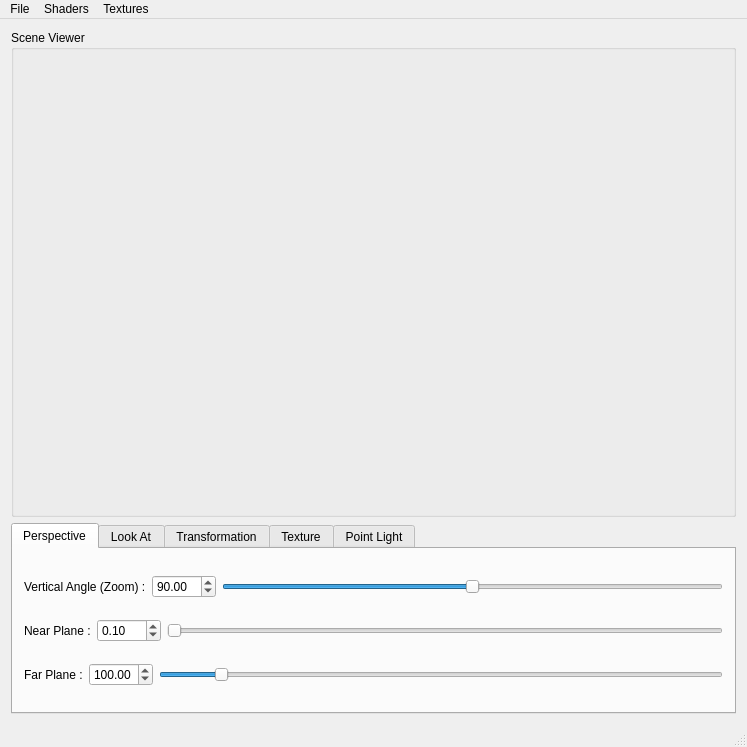
<?xml version="1.0" encoding="UTF-8"?>
<ui version="4.0">
 <class>MainWindow</class>
 <widget class="QMainWindow" name="MainWindow">
  <property name="geometry">
   <rect>
    <x>0</x>
    <y>0</y>
    <width>747</width>
    <height>747</height>
   </rect>
  </property>
  <property name="windowTitle">
   <string>MainWindow</string>
  </property>
  <widget class="QWidget" name="centralWidget">
   <layout class="QGridLayout" name="gridLayout">
    <item row="0" column="0">
     <widget class="QGroupBox" name="groupBox">
      <property name="sizePolicy">
       <sizepolicy hsizetype="Preferred" vsizetype="Expanding">
        <horstretch>0</horstretch>
        <verstretch>0</verstretch>
       </sizepolicy>
      </property>
      <property name="title">
       <string>Scene Viewer</string>
      </property>
      <layout class="QGridLayout" name="gridLayout_2"/>
     </widget>
    </item>
    <item row="1" column="0">
     <widget class="QTabWidget" name="mainTabs">
      <property name="sizePolicy">
       <sizepolicy hsizetype="Expanding" vsizetype="Fixed">
        <horstretch>0</horstretch>
        <verstretch>0</verstretch>
       </sizepolicy>
      </property>
      <property name="currentIndex">
       <number>0</number>
      </property>
      <widget class="QWidget" name="perspectiveTab">
       <attribute name="title">
        <string>Perspective</string>
       </attribute>
       <layout class="QGridLayout" name="gridLayout_7">
        <item row="0" column="0">
         <layout class="QHBoxLayout" name="horizontalLayout_2">
          <item>
           <widget class="QLabel" name="label">
            <property name="sizePolicy">
             <sizepolicy hsizetype="Fixed" vsizetype="Preferred">
              <horstretch>0</horstretch>
              <verstretch>0</verstretch>
             </sizepolicy>
            </property>
            <property name="text">
             <string>Vertical Angle (Zoom) :</string>
            </property>
           </widget>
          </item>
          <item>
           <widget class="QDoubleSpinBox" name="persVerticalAngleSpin">
            <property name="decimals">
             <number>2</number>
            </property>
            <property name="minimum">
             <double>0.000000000000000</double>
            </property>
            <property name="maximum">
             <double>180.000000000000000</double>
            </property>
            <property name="singleStep">
             <double>0.100000000000000</double>
            </property>
            <property name="value">
             <double>90.000000000000000</double>
            </property>
           </widget>
          </item>
          <item>
           <widget class="QSlider" name="persVerticalAngleSlider">
            <property name="maximum">
             <number>18000</number>
            </property>
            <property name="pageStep">
             <number>10</number>
            </property>
            <property name="value">
             <number>9000</number>
            </property>
            <property name="sliderPosition">
             <number>9000</number>
            </property>
            <property name="orientation">
             <enum>Qt::Horizontal</enum>
            </property>
           </widget>
          </item>
         </layout>
        </item>
        <item row="1" column="0">
         <layout class="QHBoxLayout" name="horizontalLayout_4">
          <item>
           <widget class="QLabel" name="label_3">
            <property name="sizePolicy">
             <sizepolicy hsizetype="Fixed" vsizetype="Preferred">
              <horstretch>0</horstretch>
              <verstretch>0</verstretch>
             </sizepolicy>
            </property>
            <property name="text">
             <string>Near Plane :</string>
            </property>
           </widget>
          </item>
          <item>
           <widget class="QDoubleSpinBox" name="persNearSpin">
            <property name="decimals">
             <number>2</number>
            </property>
            <property name="minimum">
             <double>0.000000000000000</double>
            </property>
            <property name="maximum">
             <double>999.000000000000000</double>
            </property>
            <property name="singleStep">
             <double>0.100000000000000</double>
            </property>
            <property name="value">
             <double>0.100000000000000</double>
            </property>
           </widget>
          </item>
          <item>
           <widget class="QSlider" name="persNearSlider">
            <property name="maximum">
             <number>99900</number>
            </property>
            <property name="value">
             <number>10</number>
            </property>
            <property name="orientation">
             <enum>Qt::Horizontal</enum>
            </property>
           </widget>
          </item>
         </layout>
        </item>
        <item row="2" column="0">
         <layout class="QHBoxLayout" name="horizontalLayout_5">
          <item>
           <widget class="QLabel" name="label_4">
            <property name="sizePolicy">
             <sizepolicy hsizetype="Fixed" vsizetype="Preferred">
              <horstretch>0</horstretch>
              <verstretch>0</verstretch>
             </sizepolicy>
            </property>
            <property name="text">
             <string>Far Plane :</string>
            </property>
           </widget>
          </item>
          <item>
           <widget class="QDoubleSpinBox" name="persFarSpin">
            <property name="minimum">
             <double>0.000000000000000</double>
            </property>
            <property name="maximum">
             <double>999.000000000000000</double>
            </property>
            <property name="singleStep">
             <double>0.100000000000000</double>
            </property>
            <property name="value">
             <double>100.000000000000000</double>
            </property>
           </widget>
          </item>
          <item>
           <widget class="QSlider" name="persFarSlider">
            <property name="maximum">
             <number>99900</number>
            </property>
            <property name="value">
             <number>10000</number>
            </property>
            <property name="orientation">
             <enum>Qt::Horizontal</enum>
            </property>
           </widget>
          </item>
         </layout>
        </item>
       </layout>
      </widget>
      <widget class="QWidget" name="lookAtTab">
       <attribute name="title">
        <string>Look At</string>
       </attribute>
       <layout class="QGridLayout" name="gridLayout_3">
        <item row="0" column="0">
         <layout class="QHBoxLayout" name="horizontalLayout_6">
          <item>
           <widget class="QLabel" name="label_5">
            <property name="sizePolicy">
             <sizepolicy hsizetype="Fixed" vsizetype="Preferred">
              <horstretch>0</horstretch>
              <verstretch>0</verstretch>
             </sizepolicy>
            </property>
            <property name="text">
             <string>Eye (X,Y,Z) :</string>
            </property>
           </widget>
          </item>
          <item>
           <widget class="QDoubleSpinBox" name="lookEyeXSpin">
            <property name="minimum">
             <double>-99999.000000000000000</double>
            </property>
            <property name="maximum">
             <double>99999.000000000000000</double>
            </property>
            <property name="singleStep">
             <double>0.100000000000000</double>
            </property>
            <property name="value">
             <double>0.000000000000000</double>
            </property>
           </widget>
          </item>
          <item>
           <widget class="QDoubleSpinBox" name="lookEyeYSpin">
            <property name="minimum">
             <double>-99999.000000000000000</double>
            </property>
            <property name="maximum">
             <double>99999.000000000000000</double>
            </property>
            <property name="singleStep">
             <double>0.100000000000000</double>
            </property>
            <property name="value">
             <double>0.000000000000000</double>
            </property>
           </widget>
          </item>
          <item>
           <widget class="QDoubleSpinBox" name="lookEyeZSpin">
            <property name="minimum">
             <double>-99999.000000000000000</double>
            </property>
            <property name="maximum">
             <double>99999.000000000000000</double>
            </property>
            <property name="singleStep">
             <double>0.100000000000000</double>
            </property>
            <property name="value">
             <double>1.000000000000000</double>
            </property>
           </widget>
          </item>
         </layout>
        </item>
        <item row="1" column="0">
         <layout class="QHBoxLayout" name="horizontalLayout_7">
          <item>
           <widget class="QLabel" name="label_6">
            <property name="sizePolicy">
             <sizepolicy hsizetype="Fixed" vsizetype="Preferred">
              <horstretch>0</horstretch>
              <verstretch>0</verstretch>
             </sizepolicy>
            </property>
            <property name="text">
             <string>Center (X,Y,Z) :</string>
            </property>
           </widget>
          </item>
          <item>
           <widget class="QDoubleSpinBox" name="lookCenterXSpin">
            <property name="minimum">
             <double>-99999.000000000000000</double>
            </property>
            <property name="maximum">
             <double>99999.000000000000000</double>
            </property>
            <property name="singleStep">
             <double>0.100000000000000</double>
            </property>
           </widget>
          </item>
          <item>
           <widget class="QDoubleSpinBox" name="lookCenterYSpin">
            <property name="minimum">
             <double>-99999.000000000000000</double>
            </property>
            <property name="maximum">
             <double>99999.000000000000000</double>
            </property>
            <property name="singleStep">
             <double>0.100000000000000</double>
            </property>
           </widget>
          </item>
          <item>
           <widget class="QDoubleSpinBox" name="lookCenterZSpin">
            <property name="minimum">
             <double>-99999.000000000000000</double>
            </property>
            <property name="maximum">
             <double>99999.000000000000000</double>
            </property>
            <property name="singleStep">
             <double>0.100000000000000</double>
            </property>
           </widget>
          </item>
         </layout>
        </item>
        <item row="2" column="0">
         <layout class="QHBoxLayout" name="horizontalLayout_8">
          <item>
           <widget class="QLabel" name="label_7">
            <property name="sizePolicy">
             <sizepolicy hsizetype="Fixed" vsizetype="Preferred">
              <horstretch>0</horstretch>
              <verstretch>0</verstretch>
             </sizepolicy>
            </property>
            <property name="text">
             <string>Up (X,Y,Z) :</string>
            </property>
           </widget>
          </item>
          <item>
           <widget class="QDoubleSpinBox" name="lookUpXSpin">
            <property name="minimum">
             <double>-99999.000000000000000</double>
            </property>
            <property name="maximum">
             <double>99999.000000000000000</double>
            </property>
            <property name="singleStep">
             <double>0.100000000000000</double>
            </property>
           </widget>
          </item>
          <item>
           <widget class="QDoubleSpinBox" name="lookUpYSpin">
            <property name="minimum">
             <double>-99999.000000000000000</double>
            </property>
            <property name="maximum">
             <double>99999.000000000000000</double>
            </property>
            <property name="singleStep">
             <double>0.100000000000000</double>
            </property>
            <property name="value">
             <double>1.000000000000000</double>
            </property>
           </widget>
          </item>
          <item>
           <widget class="QDoubleSpinBox" name="lookUpZSpin">
            <property name="minimum">
             <double>-99999.000000000000000</double>
            </property>
            <property name="maximum">
             <double>99999.000000000000000</double>
            </property>
            <property name="singleStep">
             <double>0.100000000000000</double>
            </property>
           </widget>
          </item>
         </layout>
        </item>
       </layout>
      </widget>
      <widget class="QWidget" name="transformTab">
       <attribute name="title">
        <string>Transformation</string>
       </attribute>
       <layout class="QGridLayout" name="gridLayout_4">
        <item row="0" column="0">
         <layout class="QHBoxLayout" name="horizontalLayout_9">
          <item>
           <widget class="QLabel" name="label_8">
            <property name="sizePolicy">
             <sizepolicy hsizetype="Fixed" vsizetype="Preferred">
              <horstretch>0</horstretch>
              <verstretch>0</verstretch>
             </sizepolicy>
            </property>
            <property name="text">
             <string>Scale :</string>
            </property>
           </widget>
          </item>
          <item>
           <widget class="QDoubleSpinBox" name="scaleSpin">
            <property name="minimum">
             <double>-99999.000000000000000</double>
            </property>
            <property name="maximum">
             <double>99999.000000000000000</double>
            </property>
            <property name="singleStep">
             <double>0.100000000000000</double>
            </property>
            <property name="value">
             <double>1.000000000000000</double>
            </property>
           </widget>
          </item>
         </layout>
        </item>
        <item row="1" column="0">
         <layout class="QHBoxLayout" name="horizontalLayout_10">
          <item>
           <widget class="QLabel" name="label_9">
            <property name="sizePolicy">
             <sizepolicy hsizetype="Fixed" vsizetype="Preferred">
              <horstretch>0</horstretch>
              <verstretch>0</verstretch>
             </sizepolicy>
            </property>
            <property name="text">
             <string>Translate (X,Y,Z) :</string>
            </property>
           </widget>
          </item>
          <item>
           <widget class="QDoubleSpinBox" name="translateXSpin">
            <property name="minimum">
             <double>-99999.000000000000000</double>
            </property>
            <property name="maximum">
             <double>99999.000000000000000</double>
            </property>
            <property name="singleStep">
             <double>0.100000000000000</double>
            </property>
           </widget>
          </item>
          <item>
           <widget class="QDoubleSpinBox" name="translateYSpin">
            <property name="minimum">
             <double>-99999.000000000000000</double>
            </property>
            <property name="maximum">
             <double>99999.000000000000000</double>
            </property>
            <property name="singleStep">
             <double>0.100000000000000</double>
            </property>
           </widget>
          </item>
          <item>
           <widget class="QDoubleSpinBox" name="translateZSpin">
            <property name="minimum">
             <double>-99999.000000000000000</double>
            </property>
            <property name="maximum">
             <double>99999.000000000000000</double>
            </property>
            <property name="singleStep">
             <double>0.100000000000000</double>
            </property>
           </widget>
          </item>
         </layout>
        </item>
        <item row="4" column="0">
         <layout class="QHBoxLayout" name="horizontalLayout_11">
          <item>
           <spacer name="horizontalSpacer">
            <property name="orientation">
             <enum>Qt::Horizontal</enum>
            </property>
            <property name="sizeType">
             <enum>QSizePolicy::Maximum</enum>
            </property>
            <property name="sizeHint" stdset="0">
             <size>
              <width>19</width>
              <height>20</height>
             </size>
            </property>
           </spacer>
          </item>
          <item>
           <widget class="QLabel" name="label_10">
            <property name="sizePolicy">
             <sizepolicy hsizetype="Fixed" vsizetype="Preferred">
              <horstretch>0</horstretch>
              <verstretch>0</verstretch>
             </sizepolicy>
            </property>
            <property name="text">
             <string>Axis (X,Y,Z) :</string>
            </property>
           </widget>
          </item>
          <item>
           <widget class="QDoubleSpinBox" name="rotateXSpin">
            <property name="minimum">
             <double>-99999.000000000000000</double>
            </property>
            <property name="maximum">
             <double>99999.000000000000000</double>
            </property>
            <property name="singleStep">
             <double>0.100000000000000</double>
            </property>
           </widget>
          </item>
          <item>
           <widget class="QDoubleSpinBox" name="rotateYSpin">
            <property name="minimum">
             <double>-99999.000000000000000</double>
            </property>
            <property name="maximum">
             <double>99999.000000000000000</double>
            </property>
            <property name="singleStep">
             <double>0.100000000000000</double>
            </property>
           </widget>
          </item>
          <item>
           <widget class="QDoubleSpinBox" name="rotateZSpin">
            <property name="minimum">
             <double>-99999.000000000000000</double>
            </property>
            <property name="maximum">
             <double>99999.000000000000000</double>
            </property>
            <property name="singleStep">
             <double>0.100000000000000</double>
            </property>
           </widget>
          </item>
         </layout>
        </item>
        <item row="5" column="0">
         <layout class="QHBoxLayout" name="horizontalLayout_3">
          <item>
           <spacer name="horizontalSpacer_2">
            <property name="orientation">
             <enum>Qt::Horizontal</enum>
            </property>
            <property name="sizeType">
             <enum>QSizePolicy::Maximum</enum>
            </property>
            <property name="sizeHint" stdset="0">
             <size>
              <width>19</width>
              <height>20</height>
             </size>
            </property>
           </spacer>
          </item>
          <item>
           <widget class="QLabel" name="label_14">
            <property name="text">
             <string>Angle (-360 : +360) :</string>
            </property>
           </widget>
          </item>
          <item>
           <widget class="QDoubleSpinBox" name="rotateAngleSpin">
            <property name="minimum">
             <double>-99999.000000000000000</double>
            </property>
            <property name="maximum">
             <double>99999.000000000000000</double>
            </property>
            <property name="singleStep">
             <double>0.100000000000000</double>
            </property>
           </widget>
          </item>
          <item>
           <widget class="QSlider" name="rotateAngleSlider">
            <property name="minimum">
             <number>-3600</number>
            </property>
            <property name="maximum">
             <number>3600</number>
            </property>
            <property name="orientation">
             <enum>Qt::Horizontal</enum>
            </property>
           </widget>
          </item>
         </layout>
        </item>
        <item row="2" column="0">
         <widget class="Line" name="line">
          <property name="orientation">
           <enum>Qt::Horizontal</enum>
          </property>
         </widget>
        </item>
        <item row="3" column="0">
         <widget class="QLabel" name="label_15">
          <property name="text">
           <string>Rotate:</string>
          </property>
         </widget>
        </item>
       </layout>
      </widget>
      <widget class="QWidget" name="textureTab">
       <attribute name="title">
        <string>Texture</string>
       </attribute>
       <layout class="QGridLayout" name="gridLayout_6">
        <item row="0" column="0">
         <layout class="QHBoxLayout" name="horizontalLayout">
          <item>
           <widget class="QLabel" name="label_2">
            <property name="text">
             <string>Texture File :</string>
            </property>
           </widget>
          </item>
          <item>
           <widget class="QLineEdit" name="textureFileEdit"/>
          </item>
          <item>
           <widget class="QPushButton" name="browseTextureBtn">
            <property name="text">
             <string>Browse</string>
            </property>
           </widget>
          </item>
         </layout>
        </item>
       </layout>
      </widget>
      <widget class="QWidget" name="diffuseLightTab">
       <attribute name="title">
        <string>Point Light</string>
       </attribute>
       <layout class="QGridLayout" name="gridLayout_5">
        <item row="1" column="0">
         <layout class="QHBoxLayout" name="horizontalLayout_14">
          <item>
           <widget class="QLabel" name="label_12">
            <property name="sizePolicy">
             <sizepolicy hsizetype="Fixed" vsizetype="Preferred">
              <horstretch>0</horstretch>
              <verstretch>0</verstretch>
             </sizepolicy>
            </property>
            <property name="text">
             <string>Ia :</string>
            </property>
           </widget>
          </item>
          <item>
           <widget class="QDoubleSpinBox" name="lightIa1Spin">
            <property name="singleStep">
             <double>0.100000000000000</double>
            </property>
            <property name="value">
             <double>0.000000000000000</double>
            </property>
           </widget>
          </item>
          <item>
           <widget class="QDoubleSpinBox" name="lightIa2Spin">
            <property name="singleStep">
             <double>0.100000000000000</double>
            </property>
            <property name="value">
             <double>1.000000000000000</double>
            </property>
           </widget>
          </item>
          <item>
           <widget class="QDoubleSpinBox" name="lightIa3Spin">
            <property name="singleStep">
             <double>0.100000000000000</double>
            </property>
            <property name="value">
             <double>0.000000000000000</double>
            </property>
           </widget>
          </item>
         </layout>
        </item>
        <item row="3" column="0">
         <layout class="QHBoxLayout" name="horizontalLayout_41">
          <item>
           <widget class="QLabel" name="label_21">
            <property name="sizePolicy">
             <sizepolicy hsizetype="Fixed" vsizetype="Preferred">
              <horstretch>0</horstretch>
              <verstretch>0</verstretch>
             </sizepolicy>
            </property>
            <property name="text">
             <string>Is :</string>
            </property>
           </widget>
          </item>
          <item>
           <widget class="QDoubleSpinBox" name="lightIs1Spin">
            <property name="singleStep">
             <double>0.100000000000000</double>
            </property>
            <property name="value">
             <double>0.000000000000000</double>
            </property>
           </widget>
          </item>
          <item>
           <widget class="QDoubleSpinBox" name="lightIs2Spin">
            <property name="singleStep">
             <double>0.100000000000000</double>
            </property>
            <property name="value">
             <double>1.000000000000000</double>
            </property>
           </widget>
          </item>
          <item>
           <widget class="QDoubleSpinBox" name="lightIs3Spin">
            <property name="singleStep">
             <double>0.100000000000000</double>
            </property>
            <property name="value">
             <double>0.000000000000000</double>
            </property>
           </widget>
          </item>
         </layout>
        </item>
        <item row="4" column="0">
         <layout class="QHBoxLayout" name="horizontalLayout_42">
          <item>
           <widget class="QLabel" name="label_421">
            <property name="sizePolicy">
             <sizepolicy hsizetype="Fixed" vsizetype="Preferred">
              <horstretch>0</horstretch>
              <verstretch>0</verstretch>
             </sizepolicy>
            </property>
            <property name="text">
             <string>Atenuation :</string>
            </property>
           </widget>
          </item>
          <item>
           <widget class="QDoubleSpinBox" name="lightCoefA">
            <property name="singleStep">
             <double>0.100000000000000</double>
            </property>
            <property name="value">
             <double>0.000000000000000</double>
            </property>
           </widget>
          </item>
          <item>
           <widget class="QDoubleSpinBox" name="lightCoefB">
            <property name="singleStep">
             <double>0.100000000000000</double>
            </property>
            <property name="value">
             <double>0.000000000000000</double>
            </property>
           </widget>
          </item>
          <item>
           <widget class="QDoubleSpinBox" name="lightCoefC">
            <property name="singleStep">
             <double>0.100000000000000</double>
            </property>
            <property name="value">
             <double>1.000000000000000</double>
            </property>
           </widget>
          </item>
         </layout>
        </item>
        <item row="0" column="0">
         <layout class="QHBoxLayout" name="horizontalLayout_13">
          <item>
           <widget class="QLabel" name="label_11">
            <property name="sizePolicy">
             <sizepolicy hsizetype="Fixed" vsizetype="Preferred">
              <horstretch>0</horstretch>
              <verstretch>0</verstretch>
             </sizepolicy>
            </property>
            <property name="text">
             <string>Position (X,Y,Z) :</string>
            </property>
           </widget>
          </item>
          <item>
           <widget class="QDoubleSpinBox" name="lightPosXSpin">
            <property name="minimum">
             <double>-99999.000000000000000</double>
            </property>
            <property name="maximum">
             <double>99999.000000000000000</double>
            </property>
            <property name="singleStep">
             <double>0.100000000000000</double>
            </property>
            <property name="value">
             <double>-25.000000000000000</double>
            </property>
           </widget>
          </item>
          <item>
           <widget class="QDoubleSpinBox" name="lightPosYSpin">
            <property name="minimum">
             <double>-99999.000000000000000</double>
            </property>
            <property name="maximum">
             <double>99999.000000000000000</double>
            </property>
            <property name="singleStep">
             <double>0.100000000000000</double>
            </property>
            <property name="value">
             <double>25.000000000000000</double>
            </property>
           </widget>
          </item>
          <item>
           <widget class="QDoubleSpinBox" name="lightPosZSpin">
            <property name="minimum">
             <double>-99999.000000000000000</double>
            </property>
            <property name="maximum">
             <double>99999.000000000000000</double>
            </property>
            <property name="singleStep">
             <double>0.100000000000000</double>
            </property>
            <property name="value">
             <double>25.000000000000000</double>
            </property>
           </widget>
          </item>
         </layout>
        </item>
        <item row="2" column="0">
         <layout class="QHBoxLayout" name="horizontalLayout_15">
          <item>
           <widget class="QLabel" name="label_13">
            <property name="sizePolicy">
             <sizepolicy hsizetype="Fixed" vsizetype="Preferred">
              <horstretch>0</horstretch>
              <verstretch>0</verstretch>
             </sizepolicy>
            </property>
            <property name="text">
             <string>Id :</string>
            </property>
           </widget>
          </item>
          <item>
           <widget class="QDoubleSpinBox" name="lightId1Spin">
            <property name="singleStep">
             <double>0.100000000000000</double>
            </property>
            <property name="value">
             <double>1.000000000000000</double>
            </property>
           </widget>
          </item>
          <item>
           <widget class="QDoubleSpinBox" name="lightId2Spin">
            <property name="singleStep">
             <double>0.100000000000000</double>
            </property>
            <property name="value">
             <double>1.000000000000000</double>
            </property>
           </widget>
          </item>
          <item>
           <widget class="QDoubleSpinBox" name="lightId3Spin">
            <property name="singleStep">
             <double>0.100000000000000</double>
            </property>
            <property name="value">
             <double>1.000000000000000</double>
            </property>
           </widget>
          </item>
         </layout>
        </item>
       </layout>
      </widget>
     </widget>
    </item>
   </layout>
  </widget>
  <widget class="QMenuBar" name="menuBar">
   <property name="geometry">
    <rect>
     <x>0</x>
     <y>0</y>
     <width>747</width>
     <height>22</height>
    </rect>
   </property>
   <widget class="QMenu" name="menuModels">
    <property name="title">
     <string>File</string>
    </property>
    <addaction name="action_obre_fitxer"/>
    <addaction name="action_obre_escena"/>
    <addaction name="action_obre_dades"/>
    <addaction name="action_obre_animation"/>
    <addaction name="separator"/>
    <addaction name="action_save_frame_as_image"/>
    <addaction name="action_start_and_save_animation"/>
    <addaction name="separator"/>
    <addaction name="actionAbout_Qt"/>
    <addaction name="separator"/>
    <addaction name="action_exit"/>
   </widget>
   <widget class="QMenu" name="menuShaders">
    <property name="title">
     <string>Shaders</string>
    </property>
    <addaction name="action_gouraud"/>
    <addaction name="action_phong"/>
    <addaction name="action_toon"/>
   </widget>
   <widget class="QMenu" name="menuTextures">
    <property name="title">
     <string>Textures</string>
    </property>
    <addaction name="action_activa_background"/>
    <addaction name="action_phong_tex"/>
    <addaction name="action_bump_mapping"/>
    <addaction name="action_environmental_mapping"/>
    <addaction name="action_transparencies"/>
   </widget>
   <addaction name="menuModels"/>
   <addaction name="menuShaders"/>
   <addaction name="menuTextures"/>
  </widget>
  <widget class="QStatusBar" name="statusBar"/>
  <action name="action_phong">
   <property name="text">
    <string>Phong Shader</string>
   </property>
   <property name="toolTip">
    <string>Activar Phong Shader</string>
   </property>
   <property name="shortcut">
    <string>Alt+2</string>
   </property>
  </action>
  <action name="action_gouraud">
   <property name="text">
    <string>Gouraud Shader</string>
   </property>
   <property name="toolTip">
    <string>Activar Gouraud Shader</string>
   </property>
   <property name="shortcut">
    <string>Alt+1</string>
   </property>
  </action>
  <action name="action_toon">
   <property name="text">
    <string>Toon Shader</string>
   </property>
   <property name="toolTip">
    <string>Activar Toon Shader</string>
   </property>
   <property name="shortcut">
    <string>Alt+3</string>
   </property>
  </action>
  <action name="action_obre_fitxer">
   <property name="text">
    <string>Obre Fitxer .obj</string>
   </property>
   <property name="toolTip">
    <string>Obre Fitxer .obj</string>
   </property>
   <property name="shortcut">
    <string>Ctrl+F</string>
   </property>
  </action>
  <action name="action_activa_background">
   <property name="text">
    <string>Active background</string>
   </property>
   <property name="shortcut">
    <string>Ctrl+1</string>
   </property>
  </action>
  <action name="action_phong_tex">
   <property name="text">
    <string>PhongTex</string>
   </property>
   <property name="shortcut">
    <string>Ctrl+2</string>
   </property>
  </action>
  <action name="action_bump_mapping">
   <property name="text">
    <string>Bump-mapping</string>
   </property>
   <property name="shortcut">
    <string>Ctrl+3</string>
   </property>
  </action>
  <action name="action_environmental_mapping">
   <property name="text">
    <string>Environmental-mapping</string>
   </property>
   <property name="shortcut">
    <string>Ctrl+4</string>
   </property>
  </action>
  <action name="action_transparencies">
   <property name="text">
    <string>Transparencies</string>
   </property>
   <property name="shortcut">
    <string>Ctrl+5</string>
   </property>
  </action>
  <action name="action_afegeix_llum_puntual">
   <property name="text">
    <string>Afegeix Llum</string>
   </property>
  </action>
  <action name="action_save_frame_as_image">
   <property name="text">
    <string>Save Frame as Image</string>
   </property>
  </action>
  <action name="action_obre_escena">
   <property name="text">
    <string>Obre Escena</string>
   </property>
   <property name="shortcut">
    <string>Ctrl+E</string>
   </property>
  </action>
  <action name="action_start_and_save_animation">
   <property name="text">
    <string>Start and Save Animation</string>
   </property>
  </action>
  <action name="action_exit">
   <property name="text">
    <string>Exit</string>
   </property>
   <property name="shortcut">
    <string>Ctrl+Q</string>
   </property>
  </action>
  <action name="actionAbout_Qt">
   <property name="text">
    <string>About Qt</string>
   </property>
  </action>
  <action name="action_obre_dades">
   <property name="text">
    <string>Obre Dades</string>
   </property>
   <property name="shortcut">
    <string>Ctrl+D</string>
   </property>
  </action>
  <action name="action_obre_animation">
   <property name="text">
    <string>Obre Animació</string>
   </property>
   <property name="shortcut">
    <string>Ctrl+A</string>
   </property>
  </action>
 </widget>
 <layoutdefault spacing="6" margin="11"/>
 <tabstops>
  <tabstop>mainTabs</tabstop>
  <tabstop>persVerticalAngleSpin</tabstop>
  <tabstop>persVerticalAngleSlider</tabstop>
  <tabstop>persNearSpin</tabstop>
  <tabstop>persNearSlider</tabstop>
  <tabstop>persFarSpin</tabstop>
  <tabstop>persFarSlider</tabstop>
  <tabstop>lookEyeXSpin</tabstop>
  <tabstop>lookEyeYSpin</tabstop>
  <tabstop>lookEyeZSpin</tabstop>
  <tabstop>lookCenterXSpin</tabstop>
  <tabstop>lookCenterYSpin</tabstop>
  <tabstop>lookCenterZSpin</tabstop>
  <tabstop>lookUpXSpin</tabstop>
  <tabstop>lookUpYSpin</tabstop>
  <tabstop>lookUpZSpin</tabstop>
  <tabstop>scaleSpin</tabstop>
  <tabstop>translateXSpin</tabstop>
  <tabstop>translateYSpin</tabstop>
  <tabstop>translateZSpin</tabstop>
  <tabstop>rotateXSpin</tabstop>
  <tabstop>rotateYSpin</tabstop>
  <tabstop>rotateZSpin</tabstop>
  <tabstop>rotateAngleSlider</tabstop>
  <tabstop>textureFileEdit</tabstop>
  <tabstop>browseTextureBtn</tabstop>
  <tabstop>lightPosXSpin</tabstop>
  <tabstop>lightPosYSpin</tabstop>
  <tabstop>lightPosZSpin</tabstop>
  <tabstop>lightIa1Spin</tabstop>
  <tabstop>lightIa2Spin</tabstop>
  <tabstop>lightIa3Spin</tabstop>
  <tabstop>lightId1Spin</tabstop>
  <tabstop>lightId2Spin</tabstop>
  <tabstop>lightId3Spin</tabstop>
  <tabstop>lightIs2Spin</tabstop>
  <tabstop>lightIs3Spin</tabstop>
 </tabstops>
 <resources/>
 <connections/>
</ui>
